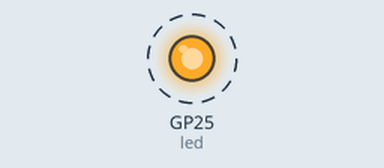
Bench run of a program on a simulated Raspberry Pi Pico running MicroPython. Shown: output pins drawn as LEDs (lit = HIGH). Dashed ring = blinking. Nothing arrives over Bluetooth unless stated.

Above: at 0.5 s.
Timing chart, 0 to 4.6 s (numbered marks = the images above):
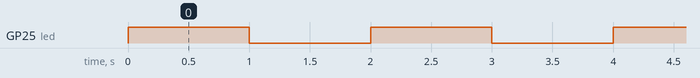

The program:

central.py
```python
import sys
# ruff: noqa: E402
sys.path.append("")
from micropython import const
import asyncio
import aioble
import bluetooth
import random
import struct

led = machine.Pin("LED", machine.Pin.OUT)
_connected_ = False

# bluetooth boilerplate for specifications.
# org.bluetooth.service.environmental_sensing
_ENV_SENSE_UUID = bluetooth.UUID(0x181A)
# org.bluetooth.characteristic.temperature
_ENV_SENSE_TEMP_UUID = bluetooth.UUID(0x2A6E)
# org.bluetooth.characteristic.gap.appearance.xml
_ADV_APPEARANCE_GENERIC_THERMOMETER = const(768)

# How frequently to send advertising beacons.
_ADV_INTERVAL_MS = 250_000


# Register GATT server.
temp_service = aioble.Service(_ENV_SENSE_UUID)
temp_characteristic = aioble.Characteristic(
    temp_service, _ENV_SENSE_TEMP_UUID, read=True, notify=True
)
aioble.register_services(temp_service)

# take the string, turn into bytes and pack it with the length for parsing on ther other side.
def _encode_(temp):
    str_bytes = temp.encode('UTF-8')
    str_size = struct.pack('!Q', len(str_bytes))
    return str_size + str_bytes


async def sensor_task():
    while 1:
        led.toggle()
        if _connected_:
            t = input("-> ")
            if (t.lower() == "help"):
                print("Pico w Servo Communications\n\tSend Coords: \\X(int)Y(int)\n\tHalt operations: /noop\n\tReboot: /reboot\n\tBootloader: /stop")
            elif (t.startswith("/") or t.startswith("\\")):
                temp_characteristic.write(_encode_(t), send_update=True)
        await asyncio.sleep_ms(1000)


# Serially wait for connections. Don't advertise while a central is
# connected.
async def peripheral_task():
    global _connected_
    while True:
        async with await aioble.advertise(
            _ADV_INTERVAL_MS,
            name="mpy-temp",
            services=[_ENV_SENSE_UUID],
            appearance=_ADV_APPEARANCE_GENERIC_THERMOMETER,
        ) as connection:
            print("Connection from", connection.device)
            _connected_ = True
            temp_characteristic.write(_encode_("HeartBeat"), send_update=False)
            await connection.disconnected(timeout_ms=None)


# Run both tasks.
async def main():
    t1 = asyncio.create_task(sensor_task())
    t2 = asyncio.create_task(peripheral_task())
    await asyncio.gather(t1, t2)


asyncio.run(main())
```

Measured:
- by itself, GP25 (led): alternates HIGH for 1.0 s and LOW for 1.0 s
